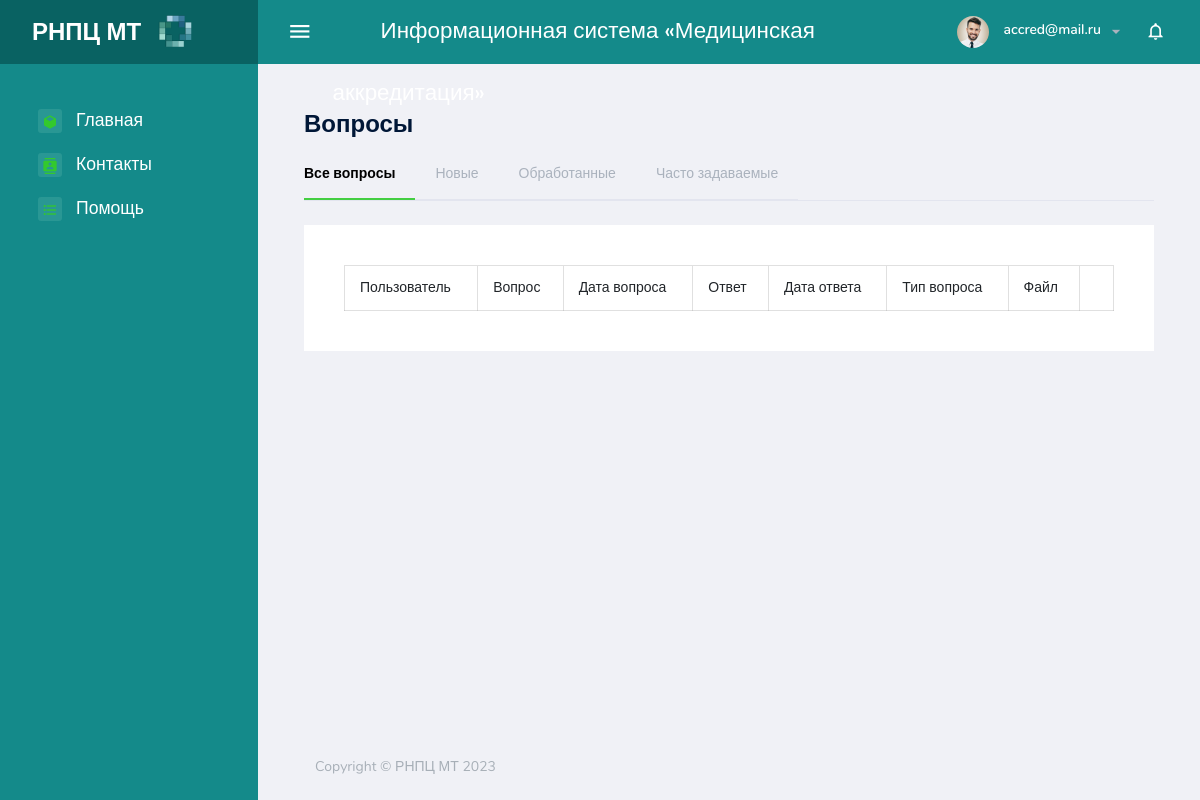
The app's page /index.php?support (signed in), older data.
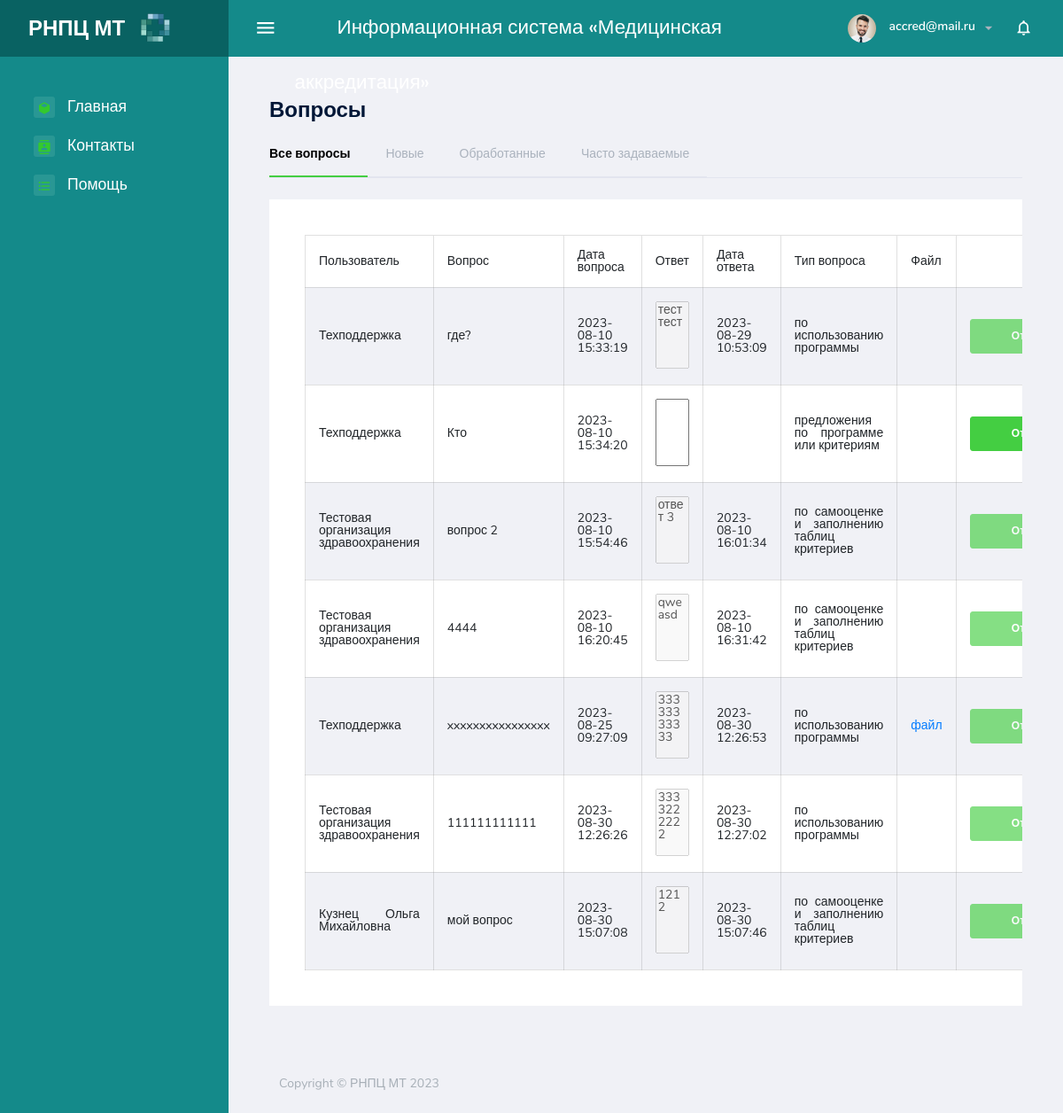
The same page, newer data.
### tables this page shows
CREATE TABLE `questions` (
  `id_question` int NOT NULL,
  `email` text,
  `question` text,
  `answer` text,
  `id_user` int NOT NULL,
  `type_question` text,
  `file` text,
  `date_question` datetime DEFAULT NULL,
  `date_answer` datetime DEFAULT NULL,
  `important` int DEFAULT NULL
);

CREATE TABLE `users` (
  `id_user` int NOT NULL,
  `username` varchar(255) NOT NULL,
  `login` varchar(255) NOT NULL,
  `password` varchar(255) NOT NULL,
  `id_role` int NOT NULL,
  `online` varchar(255) DEFAULT NULL,
  `last_act` varchar(255) DEFAULT NULL,
  `last_time_online` varchar(255) DEFAULT NULL,
  `last_page` varchar(255) DEFAULT NULL,
  `oblast` int DEFAULT NULL,
  `predsedatel` tinyint(1) DEFAULT NULL,
  `secretar` tinyint(1) DEFAULT NULL,
  `sotrudnik_MA` tinyint(1) DEFAULT NULL,
  `ne_sotrudnik_MA` tinyint(1) DEFAULT NULL,
  `doctor_expert` tinyint(1) DEFAULT NULL,
  `id_type` int DEFAULT NULL
);

### support.php (the view, shortened to what the changed rows need)
<?php if(isset($_COOKIE['login'])){?>
    <div class="content-wrapper">
        <div class="d-xl-flex justify-content-between align-items-start">
            <h2 class="text-dark font-weight-bold mb-2"> Вопросы </h2>
        </div>
        <div class="row">
            <div class="col-md-12">
                <div class="tab-content tab-transparent-content">
                    <div class="tab-pane fade show active" id="allQuestions" role="tabpanel" aria-labelledby="all-question-tab">
                        <div class="row">
                            <div class="col-12 grid-margin">
                                <div class="card">
                                    <div class="card-body">
                                        <?php
                                        $query = "SELECT *
                              FROM questions q
                              left outer join users u on q.id_user =u.id_user where important <> 1
                               ";
                                        $result=mysqli_query($con, $query) or die ( mysqli_error($con));
                                        for ($data = []; $row = mysqli_fetch_assoc($result); $data[] = $row);
                                        ?>
                                        <table id="example" class="table table-striped table-bordered" style="width:100%">
                                            <thead>
                                            <tr>
                                                <th >Пользователь</th>
                                                <th >Вопрос</th>
                                                <th id='sotr_th_data'>Дата вопроса</th>
                                                <th >Ответ</th>
                                                <th >Дата ответа</th>
						                        <th >Тип вопроса</th>
                                                <th >Файл</th>
                                                <th></th>
                                            </tr>
                                            </thead>
                                            <tbody>
                                            <?php
                                            foreach ($data as $app) {
                                                ?>
                                                <tr  style="cursor: pointer; height: 100px;">
                                                    <td><?= $app['username'] ?></td>
                                                    <td style="width: 20%;"><?= $app['question'] ?></td>
                                                    <td style="width: 20%;"><?= $app['date_question'] ?></td>
                                                    <td style="width: 30%"> <?php if (!empty($app['answer'])) { ?>
                                                            <textarea style="width: 100%; height: 100%" id="<?= $app['id_question'] ?>" rows="5" disabled><?= $app['answer'] ?></textarea>
                                                        <?php } else { ?>
                                                            <textarea style="width: 100%; height: 100%" id="<?= $app['id_question'] ?>" rows="5"><?= $app['answer'] ?></textarea>
                                                        <?php } ?>
                                                    </td>
						                            <td style="width: 20%;"><?= $app['date_answer'] ?></td>
						                            <td style="width: 20%;"><?= $app['type_question'] ?></td>
                                                    <td><?php if($app['file'] != null){ ?>
                                                        <a href="<?= $app['file'] ?>" target="_blank">файл</a></td>
                                                    <?php } ?>
                                                    <?php if (empty($app['answer'])) { ?>
                                                        <td><button class="btn btn-success btn-fw" onclick="sendAnswerQuestion('<?= $app['id_question'] ?>', document.getElementById('<?= $app['id_question'] ?>').value)">Ответить</button></td>
                                                    <?php } else { ?>
                                                        <td><button class="btn btn-success btn-fw" disabled>Ответить</button></td>
                                                    <?php } ?>
                                                </tr>
                                                <?php
                                            }
                                            ?>
                                            </tbody>
                                        </table>
                                    </div>
                                </div>
                            </div>
                        </div>
                    </div>
                </div>
            </div>
        </div>
    </div>
<?php }
?>

Row changes from the older to the newer data that the page shows:
added questions: id_user.username "Техподдержка", question "где?", date_question "2023-08-10 15:33:19", id_question+answer "тест тест", date_answer "2023-08-29 10:53:09", type_question "по использованию программы", shows "Ответить"
added questions: id_user.username "Техподдержка", question "Кто", date_question "2023-08-10 15:34:20", type_question "предложения по программе или критериям"
added questions: id_user.username "Тестовая организация здравоохранения", question "вопрос 2", date_question "2023-08-10 15:54:46", id_question+answer "ответ 3", date_answer "2023-08-10 16:01:34", type_question "по самооценке и заполнению таблиц критериев", shows "Ответить"
added questions: id_user.username "Тестовая организация здравоохранения", question "4444", date_question "2023-08-10 16:20:45", id_question+answer "qwe asd", date_answer "2023-08-10 16:31:42", type_question "по самооценке и заполнению таблиц критериев", shows "Ответить"
added questions: id_user.username "Техподдержка", question "xxxxxxxxxxxxxxxx", date_question "2023-08-25 09:27:09", id_question+answer "33333333333", date_answer "2023-08-30 12:26:53", type_question "по использованию программы", shows "Ответить"
added questions: id_user.username "Тестовая организация здравоохранения", question "111111111111", date_question "2023-08-30 12:26:26", id_question+answer "3333222222", date_answer "2023-08-30 12:27:02", type_question "по использованию программы", shows "Ответить"
added questions: id_user.username "Кузнец Ольга Михайловна", question "мой вопрос", date_question "2023-08-30 15:07:08", id_question+answer "1212", date_answer "2023-08-30 15:07:46", type_question "по самооценке и заполнению таблиц критериев", shows "Ответить"
